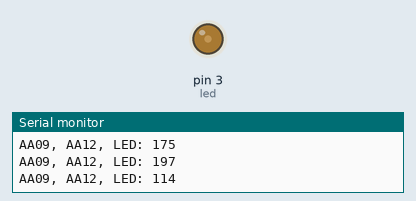
Recording of a sketch running on a simulated Arduino Uno, built with avr-gcc and run on an emulated ATmega328P. On the bench: output pins drawn as LEDs (lit = HIGH), the last lines printed to the serial monitor. Random numbers use the default seed unless the sketch sets one.

Above: at 0.15 s.
At 12.05 s:
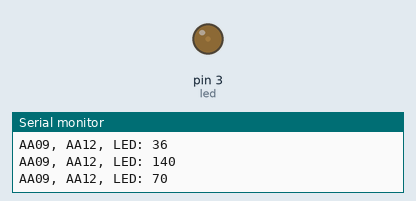
At 19.67 s:
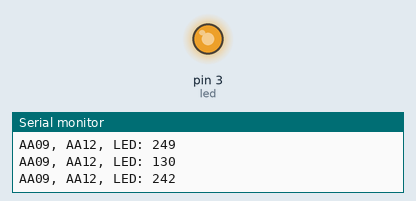
At 39.49 s:
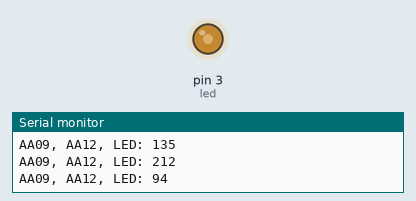
Timing chart, 0 to 40.0 s (numbered marks = the images above):
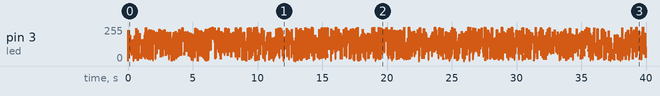

The sketch:

sketch03_pwm_led_serial.ino
```cpp
int pwm = 0;
int led = 3;

void setup() {
  // put your setup code here, to run once:
  Serial.begin(9600);
}

void loop() {
  // put your main code here, to run repeatedly:
  pwm = random(0,255);
  pwmLed(led, pwm);

  Serial.print("AA09, AA12, LED: ");
  Serial.println(pwm);
  delay(10);
}

void pwmLed(int led, int pwmValue){
  analogWrite(led, pwmValue);
  delay(10);
}
```
